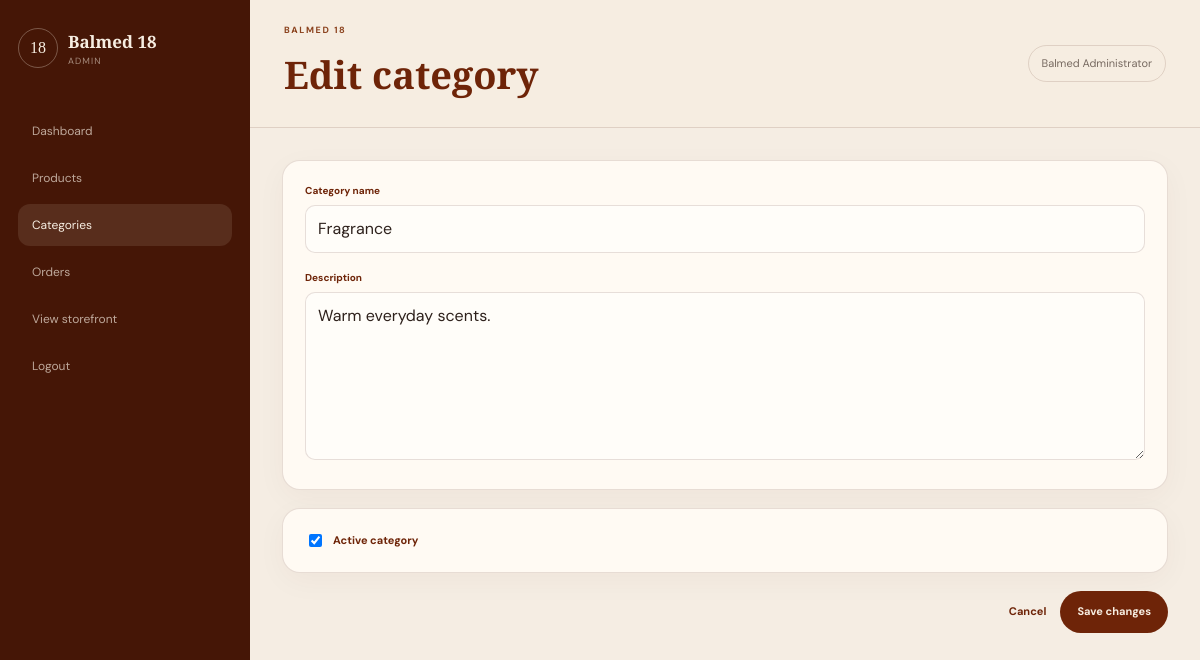
The app's page /admin/categories/edit.php?id=2 (signed in) with its own data.
### tables this page shows
CREATE TABLE IF NOT EXISTS categories (
    id INT UNSIGNED AUTO_INCREMENT PRIMARY KEY,
    name VARCHAR(120) NOT NULL,
    slug VARCHAR(150) NOT NULL UNIQUE,
    description TEXT NULL,
    image VARCHAR(255) NULL,
    is_active TINYINT(1) NOT NULL DEFAULT 1,
    created_at TIMESTAMP DEFAULT CURRENT_TIMESTAMP,
    updated_at TIMESTAMP DEFAULT CURRENT_TIMESTAMP ON UPDATE CURRENT_TIMESTAMP
);

### config/database.php (called while the page is built, shortened)
<?php
function db(): PDO
{
    $dsn = 'mysql:host=' . DB_HOST . ';dbname=' . DB_NAME . ';charset=utf8mb4';
    $pdo = new PDO($dsn, DB_USER, DB_PASS, [
        PDO::ATTR_ERRMODE => PDO::ERRMODE_EXCEPTION,
        PDO::ATTR_DEFAULT_FETCH_MODE => PDO::FETCH_ASSOC,
        PDO::ATTR_EMULATE_PREPARES => false,
    ]);
    return $pdo;
}

### includes/functions.php (called while the page is built, shortened)
<?php
require_once __DIR__ . '/../config/database.php';
function e(?string $value): string
{
    return htmlspecialchars((string) $value, ENT_QUOTES, 'UTF-8');
}
function url(string $path = ''): string
{
    return BASE_URL . '/' . ltrim($path, '/');
}
function old(string $key, string $default = ''): string
{
    return e($_POST[$key] ?? $default);
}

### admin/categories/edit.php (the view, shortened to what this page needs)
<?php
require_once __DIR__ . '/../../includes/functions.php';
$id = isset($_GET['id']) ? (int) $_GET['id'] : 0;
$stmt = db()->prepare('SELECT * FROM categories WHERE id = ?');
$stmt->execute([$id]);
$category = $stmt->fetch();
require __DIR__ . '/../../includes/admin_header.php';
?>
<form method="post" class="admin-form">
    <div class="panel">
        <div class="form-grid">
            <div class="form-field full">
                <label for="name">Category name</label>
                <input id="name" name="name" required value="<?= old('name', $category['name']) ?>">
            </div>
            <div class="form-field full">
                <label for="description">Description</label>
                <textarea id="description" name="description" rows="6"><?= old('description', $category['description'] ?? '') ?></textarea>
            </div>
        </div>
    </div>
    <div class="panel">
        <label class="check-single">
            <input
                type="checkbox"
                name="is_active"
                value="1"
                <?= (int) ($_POST['is_active'] ?? $category['is_active']) === 1 ? 'checked' : '' ?>
            >
            Active category
        </label>
    </div>
    <div class="form-actions">
        <a class="admin-link" href="<?= url('admin/categories/index.php') ?>">Cancel</a>
        <button class="admin-btn" type="submit">Save changes</button>
    </div>
</form>
<?php require __DIR__ . '/../../includes/admin_footer.php'; ?>

### assets/css/admin.css (style rules this page uses)
:root { --cream: #f7eee2; --beige: #eadcc9; --brown: #6e2408; --brown-dark: #451606; --ink: #2e211c; --muted: #776a61; --white: #fffaf3; --green: #58704a; --line: rgba(69, 22, 6, .13); --danger: #9a3b29; --shadow: 0 20px 55px rgba(69, 22, 6, .10); --serif: 'Playfair Display', Georgia, serif; --sans: 'DM Sans', Arial, sans-serif; }
* { box-sizing: border-box; }
body { margin: 0; background: #f5ede3; color: var(--ink); font-family: var(--sans); line-height: 1.5; }
a { color: inherit; text-decoration: none; }
button, input, textarea, select { font: inherit; }
.admin-body { min-height: 100vh; display: grid; grid-template-columns: 250px 1fr; }
.panel { padding: 22px; border: 1px solid var(--line); border-radius: 18px; background: var(--white); box-shadow: 0 8px 30px rgba(69,22,6,.04); }
.admin-link { color: var(--brown); font-size: 11px; font-weight: 700; }
.admin-btn { min-height: 42px; display: inline-flex; align-items: center; justify-content: center; padding: 0 17px; border: 0; border-radius: 999px; background: var(--brown); color: var(--cream); font-size: 11px; font-weight: 700; }
.admin-form { display: grid; gap: 18px; }
.form-grid { display: grid; grid-template-columns: repeat(2, minmax(0,1fr)); gap: 17px; }
.form-field.full { grid-column: 1 / -1; }
.form-field label { display: block; margin-bottom: 7px; color: var(--brown); font-size: 10px; font-weight: 700; }
.form-field input, .form-field textarea, .form-field select { width: 100%; border: 1px solid var(--line); border-radius: 10px; outline: 0; background: #fffdf9; padding: 11px 12px; color: var(--ink); }
.form-field textarea { resize: vertical; }
.checkbox-row label, .check-single { display: flex; align-items: center; gap: 8px; color: var(--brown); font-size: 11px; font-weight: 700; }
.form-actions { display: flex; justify-content: flex-end; align-items: center; gap: 14px; }

### records on screen
categories: name "Fragrance", description "Warm everyday scents.", is_active "☑"

### other values on screen
$pageTitle "Edit category"
$_SESSION['admin_name'] "Balmed Administrator"
